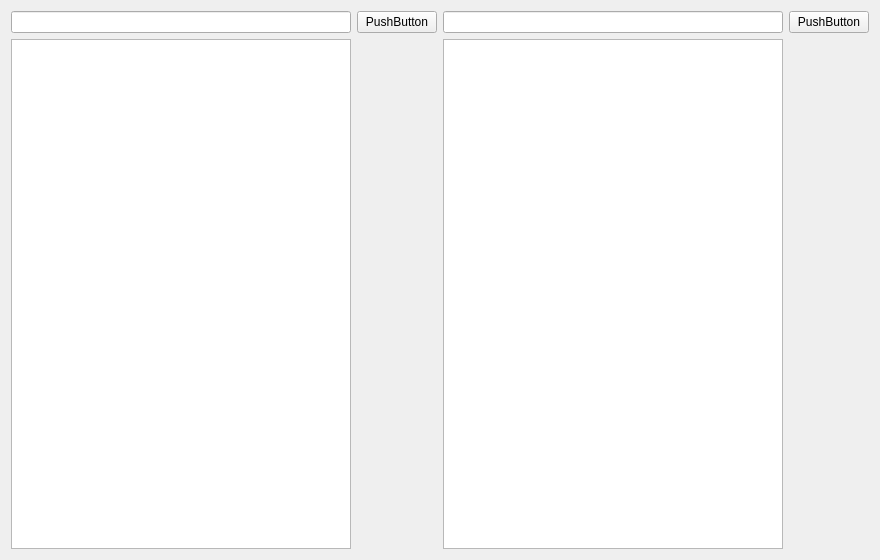
<?xml version="1.0" encoding="UTF-8"?>
<ui version="4.0">
 <class>Form</class>
 <widget class="QWidget" name="Form">
  <property name="geometry">
   <rect>
    <x>0</x>
    <y>0</y>
    <width>880</width>
    <height>560</height>
   </rect>
  </property>
  <property name="windowTitle">
   <string>Form</string>
  </property>
  <layout class="QGridLayout" name="gridLayout_2">
   <item row="0" column="0">
    <layout class="QGridLayout" name="gridLayout">
     <item row="1" column="3">
      <widget class="QLineEdit" name="lineEdit_2"/>
     </item>
     <item row="1" column="2">
      <widget class="QPushButton" name="pushButton">
       <property name="text">
        <string>PushButton</string>
       </property>
      </widget>
     </item>
     <item row="1" column="0">
      <widget class="QLineEdit" name="lineEdit"/>
     </item>
     <item row="1" column="4">
      <widget class="QPushButton" name="pushButton_2">
       <property name="text">
        <string>PushButton</string>
       </property>
      </widget>
     </item>
     <item row="2" column="3">
      <widget class="QTableWidget" name="tableWidget_2"/>
     </item>
     <item row="2" column="0">
      <widget class="QTableWidget" name="tableWidget"/>
     </item>
    </layout>
   </item>
  </layout>
 </widget>
 <resources/>
 <connections/>
</ui>
